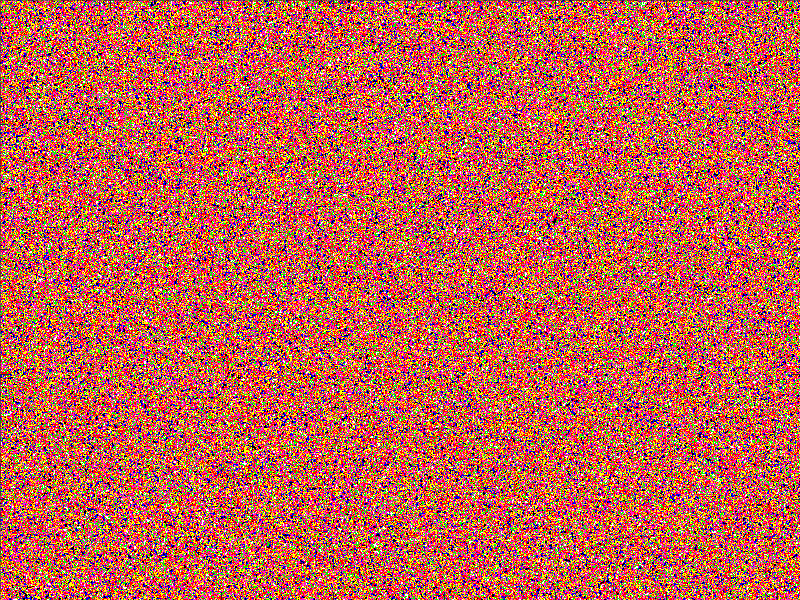

This figure's MATLAB source: (Note: this script raises an error after producing the figure.)
% conway
function M = conway(varargin)
    % Set Matrix dimensions for plot. round(rand(Rows, Columns))==1;
    %   For optimal scale set Columns = int(1.5 * Rows).
    switch nargin
        case(0)
            M = round(rand(960, 1440))==1;
            updateTime = .03;
        case(1)
            M = varargin{1};
            updateTime = .2;
        case(2)
            M = varargin{1};
            updateTime = varargin{2};
        case(3)
            M = varargin{1};
            updateTime = varargin{2};
            option = varargin{3};
    end

%------------------------------------------------------------------------------    
    % M = tMat;
    useColorPick = false; % Change to true if you want to pick 9 colors
    % updateTime = .03;    % Update speed ( Seconds per update )

    hfig = figure;
    %Define Color Maps:
    map2 = [0, 0, 0; 0, 1, 0];
    mapR9 = [0,0,0;.125,0,0;.25,0,0;.375,0,0;.5,0,0;.625,0,0;.75,0,0;.875,0,0;1,0,0];
    mapG9 = circshift(mapR9, [0,1]);
    mapB9 = circshift(mapG9, [0,1]);
    mapY9 = mapR9 + mapG9;
    mapX9 = [0,0,0;0,0,0;.5,0,0;1,0,0;0,1,1;0,.5,.5;0,0,1;0,0,.5;1,1,0];
    mapZ91 = [0,0,0; 0,0,0; 1,0,0; 1,1,0; 1,0,1; 0,1,1; 0,1,0; 1,1,1; 1,1,1];
    mapZ92 = [0,0,0; 0,0,0; 0,.8,0; 1,1,0; 1,0,0; 0,0,1; 0,1,0; 1,1,1; 1,1,1];
    mapZ93 = [0,0,0; 0,0,0; 0,0,1; 1,1,0; 1,0,0; 1,.11,.81; 0,1,0; 1,1,1; 1,1,1];
%    mapZ93 = [0,0,0; 0,0,0; 0,0,1; .9,.6,0; 1,0,0; 1,.11,.81; 0,1,0; 1,0,1; 1,1,1];

    if useColorPick
        mapCpick = colorPick(9)
        colormap(mapCpick);  % Use colorMap generated by colorPick
    else
        colormap(mapZ93);  % choose pre-defined colormap
    end
    
    ax = get(gca);
    set(hfig, 'Position', get(0, 'ScreenSize'))
    set(gca, 'Units', 'normalized')
    set(gca, 'Position', [0, 0, 1, 1])
    set(hfig, 'Menubar', 'none')
    tM = M(:,:) .* 6;
    mH = imagesc(tM, [0,8]);
    set(0, 'UserData', false)
    set(mH, 'ButtonDownFcn', {@conwayStop, '1'})


    % rotD = [-1, -1; -1, 0; -1, 1; 0, -1; 0, 1; 1, -1; 1, 0; 1, 1];
    % rotD2 = [-1, 0; 0, 1; 0, 1; 1, 0; 1, 0; -1, 0; -1, 0];
    % rotD = [-1, -1; -1, 0; -1, 1; 0, 1; 1, -1; 1, 0; 1, 1];
    [r, c] = size(M);
    beginLiveCount = sum(sum(M));
    beginDensity = beginLiveCount / (r * c) * 100;

    m = zeros(size(M));
    mSumT = zeros(size(M));
    mSumT2 = zeros(size(M));
    mSum3 = zeros(size(M));
    done = false;
    generations = 1;

    pause(.3)
    % set(hfig, 'Position', [51, 12, 1871, 1017])
    set(hfig, 'Position', get(0, 'ScreenSize'))

    % set(mH, 'cdata', M.*5)
    drawnow
    pause(3)
%    set(hfig, 'Position', [51, 12, 1871, 1017])
    
    % rotD = [-1, -1; -1, 0; -1, 1; 0, -1; 0, 1; 1, -1; 1, 0; 1, 1];
    % rotCount = 1:8;    

    cs = @(Mat, n) circshift(Mat, [-1,-1;-1,0;-1,1;0,-1;0,1;1,-1;1,0;1,1](n,:));
        
    tstart = tic();
    tperiod = tstart;
    
    while(~ get(0, 'UserData'))
%{
        [rM, cM] = size(M);
        R = zeros(rM+2, cM+2);
        R = [[M(end,end),M(end,:),M(end,1)];...
            [M(:,end),M(:,:),M(:,1)];...
            [M(1,end),M(1,:),M(1,1)]];

        mask = [1, 1, 1; 1, 0, 1; 1, 1, 1];
        mSum = convn(R, mask, 'same')(2:end-1,2:end-1)
%}
        % mSum = circshift(M, [0,-1]);

%        mSum = sum(reshape([cs(M,1),cs(M,2),cs(M,3),cs(M,4),cs(M,5),...
%                cs(M,6),cs(M,7),cs(M,8)],r,c,8),3);

        mSum = plus(cs(M,1),cs(M,2),cs(M,3),cs(M,4),cs(M,5),...
                cs(M,6),cs(M,7),cs(M,8));                
                
                
        % mSum = sum(circshift(M, rotD(rotCount,:)),3);
%{
        for rL = 1:8
            mSum = mSum + circshift(M, rotD(rL,:));
        end
%}

        % disp(get(mH, 'UserData'))
        %{
        for rL = 1:8
            m(:,:,rL) = circshift(M, rotD(rL,:));
        end 
        %}
        % mSum = cast(sum(m, 3), 'uint8');
        
        % Plotting Live cells. Use colormap with 2 colors for this plot.
        % imagesc(M);
        % set(mH, 'cdata', M)
        
        % Plotting cell colors based on number of live neighbors
        % imagesc(mSum, [0,8]); 

 
         M = M & (mSum > 1) & (mSum < 4) | (~M & (mSum == 3));
         set(mH, 'cdata', mSum)      
        if(bitget(generations, 1))
            if(mSumT == mSum)
                set(0, 'UserData', true)
                % done = true;
            end
            mSumT = mSum;
        else
            if(mSumT2 == mSum)
                set(0, 'UserData', true)
                % done = true;
            end
            mSumT2 = mSum;
        end
        if(mod(generations,6) == 0) % Detect Pulsars with period = 3
            if(mSum3 == mSum)
                set(0, 'UserData', true)
                % done = true;
                fprintf('\nPulsar Detected\n')
            end
            mSum3 = mSum;
        end

        generations = generations + 1;
        if(option && (generations == 2))
            M(floor(r/2)-1:floor(r/2)+1, floor(c/2)-10:floor(c/2)-8) = [1,0,0;0,0,1;1,0,0];
        % break
        end
        
        while(toc(tperiod) < updateTime)
        end    
        tperiod = tic();
        drawnow('expose')
        % if(generations == 14000)
            % break
        % end
    end
      runtime = toc(tstart);
      LiveCount = sum(sum(M));
      Density = LiveCount / (r * c) * 100;
      fprintf('  Rows: %d  Columns: %d  Cells: %d\n', r, c, r * c);
      fprintf('  Run Time = %f seconds.\n', runtime);
      fprintf('  Generations = %d\n', generations);
      fprintf('  Average generation time = %f seconds.\n', runtime / generations);
      fprintf('  Generations Per Second: %f\n', generations / runtime );
      fprintf('  Begin Live Cells: %d  Begin Matrix Density %.2f%%\n',...
        beginLiveCount, beginDensity);
      fprintf('    End Live Cells: %d  End Matrix Density %.2f%%\n\n',...
        LiveCount, Density);

